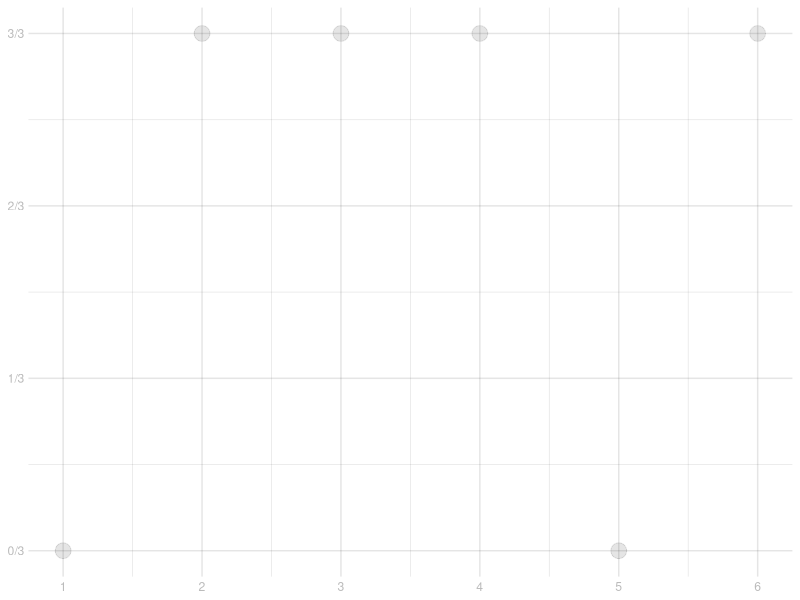
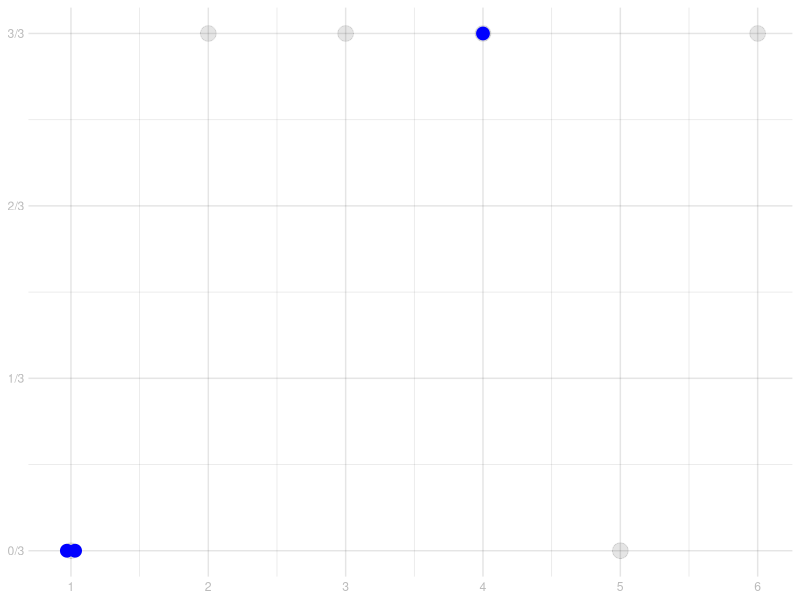
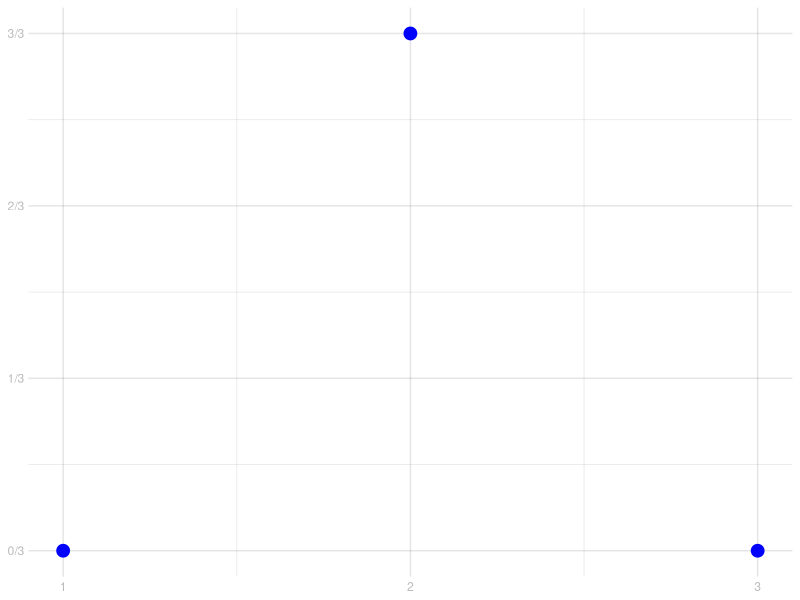
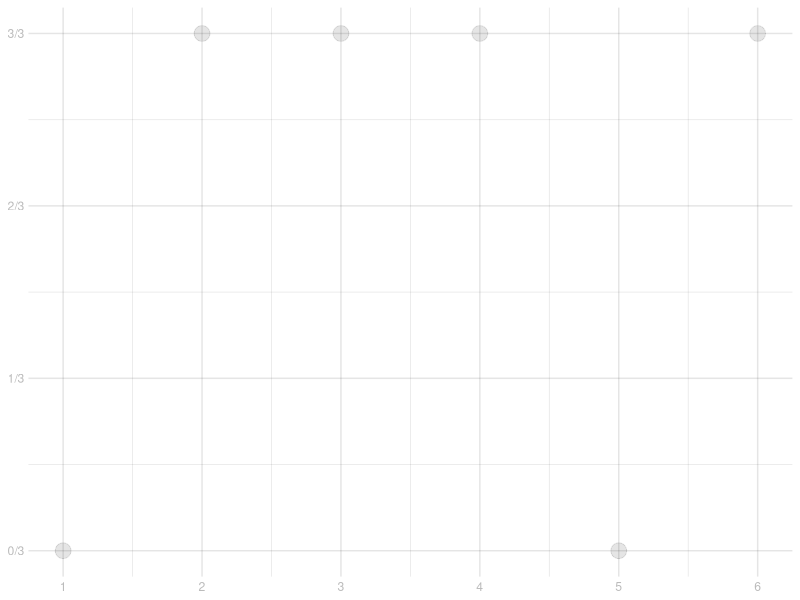
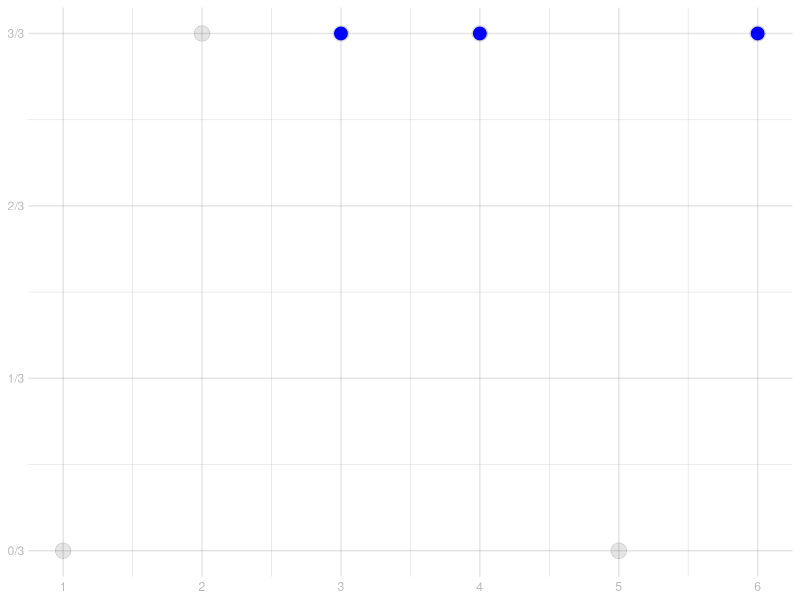
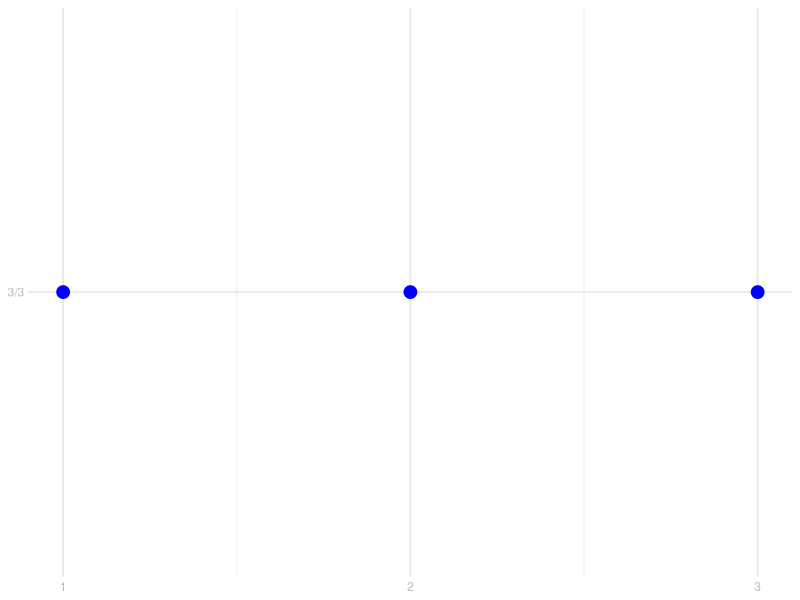

Write the R code that produced these figures, in order.
## ---- chunk 1
#| label: ggplot-theme
#| include: false

library(ggplot2)

lightgray = "#bbbbbb"
gridcolor = rgb(0,0,0,.1, maxColorValue=1)

lab.theme = theme(
        plot.background = element_rect(fill = "transparent", colour = NA),
        panel.background = element_rect(fill = "transparent", colour = NA),
                    legend.background = element_rect(fill="transparent", colour = NA),
                    legend.box.background = element_rect(fill="transparent", colour = NA),
                    legend.key = element_rect(fill="transparent", colour = NA),
        axis.ticks.x = element_blank(),
        axis.ticks.y = element_blank(),
        axis.text.x  = element_text(colour = lightgray),
        axis.text.y  = element_text(colour = lightgray),
        axis.title.x  = element_blank(),
        axis.title.y  = element_blank(),
        panel.grid.major=element_line(colour=gridcolor),
        panel.grid.minor=element_line(colour=gridcolor, linewidth=0.25))

theme_set(lab.theme)
set.seed(1)
## ---- chunk 2
#| label: define-population
#| echo:  true
                                             #<0>
pop = data.frame(j=1:6,                      #<1>
                 y=c(0,1,1,1,0,1))           #<1>
m = nrow(pop)                                #<2>
## ---- chunk 3
#| label: plot-population
#| echo:  true
                                                                                      #<0> 
scales = list(scale_x_continuous(breaks = 1:6),                                       #<1>
              scale_y_continuous(breaks = (0:3/3), labels=sprintf("%d/3", 0:3)))      #<1>

pop.plot = ggplot(pop, aes(x = j, y = y)) +                                           #<2>
           geom_point(size=5, shape='circle', alpha=.1) +                             #<3>
           scales                                                                     #<4>
pop.plot                                                                              #<5>
## ---- chunk 4
#| echo: true
         # <0> 
pop$y    # <1>
## ---- chunk 5
#| echo: true
         # <0>
pop[1,]  # <2>
## ---- chunk 6
#| echo: true
              # <0>               
J = c(1,2,1)  # <3>
J
## ---- chunk 7
#| echo: true
              # <0>               
pop[J,]       # <4>
## ---- chunk 8
#| echo: true
              # <0>               
pop$y[J]      # <5>
## ---- chunk 9
#| echo: true
                                   #<0>
n = 3  
J = sample(1:m, n, replace=TRUE)   # <1> 
sam = pop[J, ]                     # <2>
## ---- chunk 10
#| echo: true
                                                                                      #<0>
pop.plot + geom_point(aes(x=j, y=y), data=sam,                                        #<1>
                      color='blue', size=4,                                           #<2>
                      position=position_dodge2(width=.12))                            #<3>
## ---- chunk 11
#| echo: true
                                                                                      #<0>
sam$i = 1:n                                                                           #<1>
ggplot(sam) + geom_point(aes(x=i, y=y),                                               #<1>
                         color='blue', size=4)  + scales                                         
        
## ---- chunk 12
#| label: define-population-repeated
#| echo:  true
                                             
pop = data.frame(j=1:6,                      
                 y=c(0,1,1,1,0,1))           
m = nrow(pop)                                
## ---- chunk 13
#| label: plot-population-repeated
#| echo:  true
                                                                                       
scales = list(scale_x_continuous(breaks = 1:6),                                       
              scale_y_continuous(breaks = (0:3/3), labels=sprintf("%d/3", 0:3)))      

pop.plot = ggplot(pop, aes(x = j, y = y)) +                                           
           geom_point(size=5, shape='circle', alpha=.1) +                             
           scales                                                                     
pop.plot                                                                              
## ---- chunk 14
#| echo: true
                                         # <0>               
W = c(FALSE,FALSE,TRUE,TRUE,FALSE,TRUE)  # <1>
pop[W,]                                  # <2>
## ---- chunk 15
#| echo: true                 
                                 #<0>
not.quite.W = ifelse(W, 1, 0)   #<3>                 
pop[not.quite.W, ]              #<4>
## ---- chunk 16
set.seed(1)
## ---- chunk 17
#| echo: true
                                   #<0>
n = 3
sampling.rate = n/m                           # <1>
not.quite.W = rbinom(m, 1, sampling.rate)     # <2>
W = as.logical(not.quite.W)                   # <3>
sam = pop[W, ]                                # <4>
## ---- chunk 18
W = as.numeric(W)
## ---- chunk 19
#| echo: true
                                                                                      #<0>
pop.plot + geom_point(aes(x=j, y=y), data=sam,                                        #<1>
                      color='blue',  size=4)                                          #<1> 
## ---- chunk 20
#| echo: true
                                                                                      #<0>
sam$i = 1:n                                                                           #<1>
ggplot(sam) + geom_point(aes(x=i, y=y),                                               #<1>
                         color='blue', size=4)  + scales                                         
        
